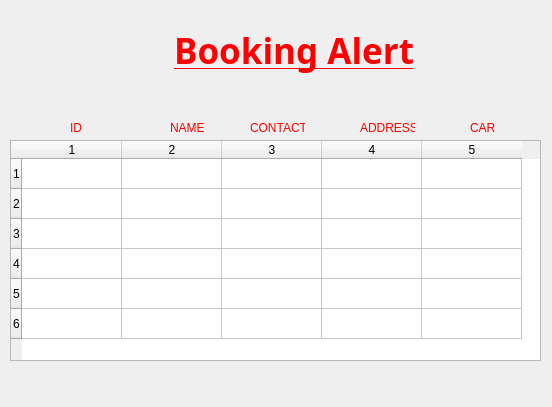
<?xml version="1.0" encoding="UTF-8"?>
<ui version="4.0">
 <class>booking_alert</class>
 <widget class="QDialog" name="booking_alert">
  <property name="geometry">
   <rect>
    <x>0</x>
    <y>0</y>
    <width>552</width>
    <height>407</height>
   </rect>
  </property>
  <property name="minimumSize">
   <size>
    <width>552</width>
    <height>407</height>
   </size>
  </property>
  <property name="maximumSize">
   <size>
    <width>552</width>
    <height>407</height>
   </size>
  </property>
  <property name="windowTitle">
   <string>Dialog</string>
  </property>
  <widget class="QLabel" name="label">
   <property name="geometry">
    <rect>
     <x>-10</x>
     <y>-60</y>
     <width>911</width>
     <height>801</height>
    </rect>
   </property>
   <property name="text">
    <string/>
   </property>
   <property name="pixmap">
    <pixmap>Resources/blank.png</pixmap>
   </property>
  </widget>
  <widget class="QTableWidget" name="list">
   <property name="geometry">
    <rect>
     <x>10</x>
     <y>140</y>
     <width>531</width>
     <height>221</height>
    </rect>
   </property>
   <property name="minimumSize">
    <size>
     <width>531</width>
     <height>221</height>
    </size>
   </property>
   <property name="maximumSize">
    <size>
     <width>531</width>
     <height>221</height>
    </size>
   </property>
   <property name="rowCount">
    <number>6</number>
   </property>
   <property name="columnCount">
    <number>5</number>
   </property>
   <row/>
   <row/>
   <row/>
   <row/>
   <row/>
   <row/>
   <column/>
   <column/>
   <column/>
   <column/>
   <column/>
  </widget>
  <widget class="QLabel" name="label_2">
   <property name="geometry">
    <rect>
     <x>174</x>
     <y>20</y>
     <width>241</width>
     <height>61</height>
    </rect>
   </property>
   <property name="font">
    <font>
     <family>Rockwell Condensed</family>
     <pointsize>26</pointsize>
     <weight>75</weight>
     <bold>true</bold>
     <underline>true</underline>
    </font>
   </property>
   <property name="styleSheet">
    <string notr="true">color: qlineargradient(spread:pad, x1:0, y1:0, x2:1, y2:1, stop:1 rgba(255, 0, 0, 255));</string>
   </property>
   <property name="text">
    <string>Booking Alert</string>
   </property>
  </widget>
  <widget class="QLabel" name="label_3">
   <property name="geometry">
    <rect>
     <x>70</x>
     <y>120</y>
     <width>55</width>
     <height>16</height>
    </rect>
   </property>
   <property name="styleSheet">
    <string notr="true">color: qlineargradient(spread:pad, x1:0, y1:0, x2:1, y2:1, stop:1 rgba(255, 0, 0, 255));</string>
   </property>
   <property name="text">
    <string>ID</string>
   </property>
  </widget>
  <widget class="QLabel" name="label_4">
   <property name="geometry">
    <rect>
     <x>170</x>
     <y>120</y>
     <width>55</width>
     <height>16</height>
    </rect>
   </property>
   <property name="styleSheet">
    <string notr="true">color: qlineargradient(spread:pad, x1:0, y1:0, x2:1, y2:1, stop:1 rgba(255, 0, 0, 255));</string>
   </property>
   <property name="text">
    <string>NAME</string>
   </property>
  </widget>
  <widget class="QLabel" name="label_5">
   <property name="geometry">
    <rect>
     <x>250</x>
     <y>120</y>
     <width>55</width>
     <height>16</height>
    </rect>
   </property>
   <property name="styleSheet">
    <string notr="true">color: qlineargradient(spread:pad, x1:0, y1:0, x2:1, y2:1, stop:1 rgba(255, 0, 0, 255));</string>
   </property>
   <property name="text">
    <string>CONTACT</string>
   </property>
  </widget>
  <widget class="QLabel" name="label_6">
   <property name="geometry">
    <rect>
     <x>360</x>
     <y>120</y>
     <width>55</width>
     <height>16</height>
    </rect>
   </property>
   <property name="styleSheet">
    <string notr="true">color: qlineargradient(spread:pad, x1:0, y1:0, x2:1, y2:1, stop:1 rgba(255, 0, 0, 255));</string>
   </property>
   <property name="text">
    <string>ADDRESS</string>
   </property>
  </widget>
  <widget class="QLabel" name="label_7">
   <property name="geometry">
    <rect>
     <x>470</x>
     <y>120</y>
     <width>55</width>
     <height>16</height>
    </rect>
   </property>
   <property name="styleSheet">
    <string notr="true">color: qlineargradient(spread:pad, x1:0, y1:0, x2:1, y2:1, stop:1 rgba(255, 0, 0, 255));</string>
   </property>
   <property name="text">
    <string>CAR</string>
   </property>
  </widget>
 </widget>
 <resources/>
 <connections/>
</ui>
